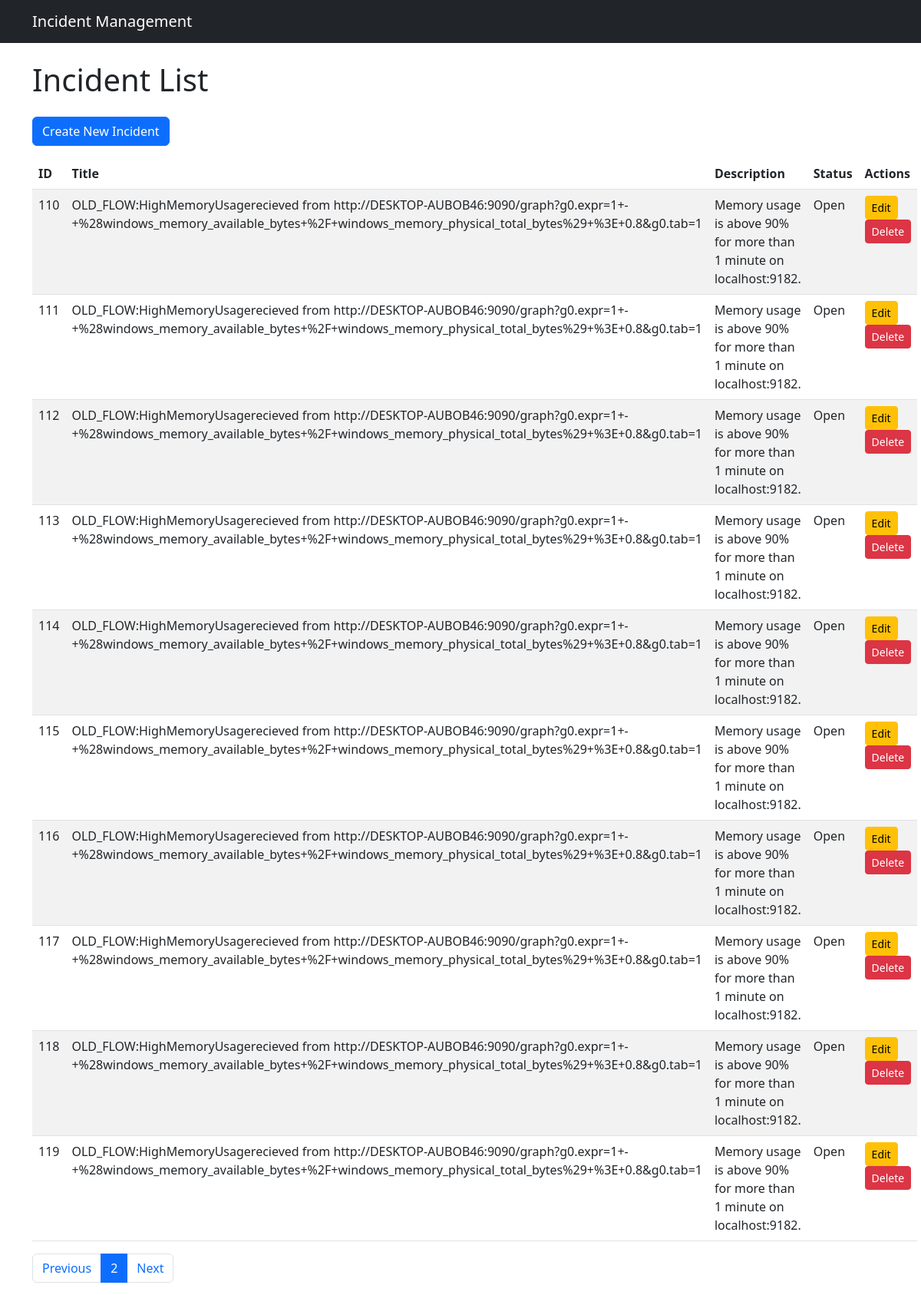
Page /ui/?page=2 on the committed database.
### ITSM/models.py (models this page shows, shortened)
class Incident(models.Model):
    STATUS_CHOICES = [
        ('Open', 'Open'),
        ('In Progress', 'In Progress'),
        ('Closed', 'Closed'),
    ]
    title = models.CharField(max_length=200)
    description = models.TextField()
    status = models.CharField(max_length=20, choices=STATUS_CHOICES, default='Open')
    created_at = models.DateTimeField(auto_now_add=True)
    updated_at = models.DateTimeField(auto_now=True)

### ITSM/views.py (the view)
# urls.py: path('ui/', views.incident_list, name='incident_list'),
def incident_list(request):
    incidents = Incident.objects.all()  # Fetch all incidents
    paginator = Paginator(incidents, 10)  # Show 10 incidents per page
    page_number = request.GET.get('page')  # Get page number from the URL
    page_obj = paginator.get_page(page_number)  # Get the paginated data
    return render(request, 'incident_list.html', {'page_obj': page_obj})

### ITSM/templates/incident_list.html (shortened to what this page needs)
{% extends 'base.html' %}
{% block content %}
<h1 class="mb-4">Incident List</h1>
<a href="{% url 'incident_create' %}" class="btn btn-primary mb-3">Create New Incident</a>
<table class="table table-striped">
    <thead>
        <tr>
            <th>ID</th>
            <th>Title</th>
            <th>Description</th>
            <th>Status</th>
            <th>Actions</th>
        </tr>
    </thead>
    <tbody>
        {% for incident in page_obj %}
        <tr>
            <td>{{ incident.id }}</td>
            <td>{{ incident.title }}</td>
            <td>{{ incident.description }}</td>
            <td>{{ incident.status }}</td>
            <td>
                <a href="{% url 'incident_edit' incident.id %}" class="btn btn-sm btn-warning">Edit</a>
                <button type="button" class="btn btn-danger btn-sm" data-bs-toggle="modal" data-bs-target="#deleteModal" data-incident-id="{{ incident.id }}" data-incident-title="{{ incident.title }}">
                    Delete
                </button>
            </td>
        </tr>
        </div>
        {% endfor %}
<nav aria-label="Page navigation">
    <ul class="pagination">
        {% if page_obj.has_previous %}
        <li class="page-item">
            <a class="page-link" href="?page={{ page_obj.previous_page_number }}">Previous</a>
        </li>
        {% endif %}
        <li class="page-item active">
            <a class="page-link" href="#">{{ page_obj.number }}</a>
        </li>
        {% if page_obj.has_next %}
        <li class="page-item">
            <a class="page-link" href="?page={{ page_obj.next_page_number }}">Next</a>
        </li>
        {% endif %}
    </ul>
</nav>
{% endblock %}

### rows in the picture
Incident: id "110", title "OLD_FLOW:HighMemoryUsagerecieved from http://DESKTOP-AUBOB46:9090/graph?g0.expr=1+-+%28windows_memory_available_bytes+%2F+windows_memory_physical_total_bytes%29+%3E+0.8&g0.tab=1", description "Memory usage is above 90% for more than 1 minute on localhost:9182.", status "Open"
Incident: id "111", title "OLD_FLOW:HighMemoryUsagerecieved from http://DESKTOP-AUBOB46:9090/graph?g0.expr=1+-+%28windows_memory_available_bytes+%2F+windows_memory_physical_total_bytes%29+%3E+0.8&g0.tab=1", description "Memory usage is above 90% for more than 1 minute on localhost:9182.", status "Open"
Incident: id "112", title "OLD_FLOW:HighMemoryUsagerecieved from http://DESKTOP-AUBOB46:9090/graph?g0.expr=1+-+%28windows_memory_available_bytes+%2F+windows_memory_physical_total_bytes%29+%3E+0.8&g0.tab=1", description "Memory usage is above 90% for more than 1 minute on localhost:9182.", status "Open"
Incident: id "113", title "OLD_FLOW:HighMemoryUsagerecieved from http://DESKTOP-AUBOB46:9090/graph?g0.expr=1+-+%28windows_memory_available_bytes+%2F+windows_memory_physical_total_bytes%29+%3E+0.8&g0.tab=1", description "Memory usage is above 90% for more than 1 minute on localhost:9182.", status "Open"
Incident: id "114", title "OLD_FLOW:HighMemoryUsagerecieved from http://DESKTOP-AUBOB46:9090/graph?g0.expr=1+-+%28windows_memory_available_bytes+%2F+windows_memory_physical_total_bytes%29+%3E+0.8&g0.tab=1", description "Memory usage is above 90% for more than 1 minute on localhost:9182.", status "Open"
Incident: id "115", title "OLD_FLOW:HighMemoryUsagerecieved from http://DESKTOP-AUBOB46:9090/graph?g0.expr=1+-+%28windows_memory_available_bytes+%2F+windows_memory_physical_total_bytes%29+%3E+0.8&g0.tab=1", description "Memory usage is above 90% for more than 1 minute on localhost:9182.", status "Open"
Incident: id "116", title "OLD_FLOW:HighMemoryUsagerecieved from http://DESKTOP-AUBOB46:9090/graph?g0.expr=1+-+%28windows_memory_available_bytes+%2F+windows_memory_physical_total_bytes%29+%3E+0.8&g0.tab=1", description "Memory usage is above 90% for more than 1 minute on localhost:9182.", status "Open"
Incident: id "117", title "OLD_FLOW:HighMemoryUsagerecieved from http://DESKTOP-AUBOB46:9090/graph?g0.expr=1+-+%28windows_memory_available_bytes+%2F+windows_memory_physical_total_bytes%29+%3E+0.8&g0.tab=1", description "Memory usage is above 90% for more than 1 minute on localhost:9182.", status "Open"
Incident: id "118", title "OLD_FLOW:HighMemoryUsagerecieved from http://DESKTOP-AUBOB46:9090/graph?g0.expr=1+-+%28windows_memory_available_bytes+%2F+windows_memory_physical_total_bytes%29+%3E+0.8&g0.tab=1", description "Memory usage is above 90% for more than 1 minute on localhost:9182.", status "Open"
Incident: id "119", title "OLD_FLOW:HighMemoryUsagerecieved from http://DESKTOP-AUBOB46:9090/graph?g0.expr=1+-+%28windows_memory_available_bytes+%2F+windows_memory_physical_total_bytes%29+%3E+0.8&g0.tab=1", description "Memory usage is above 90% for more than 1 minute on localhost:9182.", status "Open"

### other values in the picture
{{ page_obj.number }} "2"
